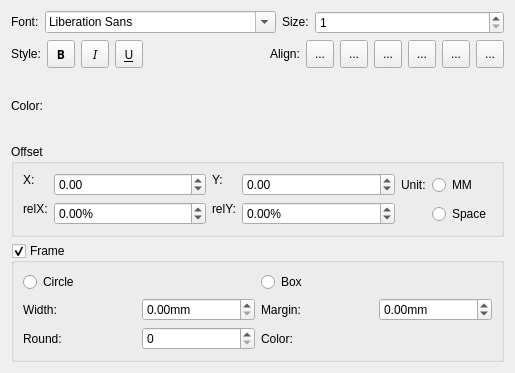
<?xml version="1.0" encoding="UTF-8"?>
<ui version="4.0">
 <class>TextPropertiesBase</class>
 <widget class="QWidget" name="TextPropertiesBase">
  <property name="geometry">
   <rect>
    <x>0</x>
    <y>0</y>
    <width>515</width>
    <height>373</height>
   </rect>
  </property>
  <property name="windowTitle">
   <string>Form</string>
  </property>
  <layout class="QVBoxLayout" name="verticalLayout_3">
   <item>
    <layout class="QHBoxLayout" name="horizontalLayout_6">
     <item>
      <widget class="QLabel" name="label_25">
       <property name="sizePolicy">
        <sizepolicy hsizetype="Fixed" vsizetype="Fixed">
         <horstretch>0</horstretch>
         <verstretch>0</verstretch>
        </sizepolicy>
       </property>
       <property name="text">
        <string>Font:</string>
       </property>
      </widget>
     </item>
     <item>
      <widget class="QFontComboBox" name="fontSelect">
       <property name="toolTip">
        <string>font face</string>
       </property>
      </widget>
     </item>
     <item>
      <widget class="QLabel" name="label_26">
       <property name="sizePolicy">
        <sizepolicy hsizetype="Fixed" vsizetype="Fixed">
         <horstretch>0</horstretch>
         <verstretch>0</verstretch>
        </sizepolicy>
       </property>
       <property name="text">
        <string>Size:</string>
       </property>
      </widget>
     </item>
     <item>
      <widget class="QSpinBox" name="fontSize">
       <property name="toolTip">
        <string>font point size</string>
       </property>
       <property name="minimum">
        <number>1</number>
       </property>
       <property name="maximum">
        <number>1000</number>
       </property>
       <property name="value">
        <number>1</number>
       </property>
      </widget>
     </item>
    </layout>
   </item>
   <item>
    <layout class="QHBoxLayout" name="_3">
     <property name="spacing">
      <number>6</number>
     </property>
     <property name="margin">
      <number>0</number>
     </property>
     <item>
      <widget class="QLabel" name="label_2_3">
       <property name="text">
        <string>Style:</string>
       </property>
       <property name="textFormat">
        <enum>Qt::PlainText</enum>
       </property>
      </widget>
     </item>
     <item>
      <widget class="QToolButton" name="fontBold">
       <property name="minimumSize">
        <size>
         <width>28</width>
         <height>28</height>
        </size>
       </property>
       <property name="font">
        <font>
         <family>Sans Serif</family>
         <pointsize>9</pointsize>
         <weight>75</weight>
         <italic>false</italic>
         <bold>true</bold>
         <underline>false</underline>
         <strikeout>false</strikeout>
        </font>
       </property>
       <property name="toolTip">
        <string>bold</string>
       </property>
       <property name="text">
        <string>B</string>
       </property>
       <property name="checkable">
        <bool>true</bool>
       </property>
      </widget>
     </item>
     <item>
      <widget class="QToolButton" name="fontItalic">
       <property name="sizePolicy">
        <sizepolicy hsizetype="Fixed" vsizetype="Fixed">
         <horstretch>0</horstretch>
         <verstretch>0</verstretch>
        </sizepolicy>
       </property>
       <property name="minimumSize">
        <size>
         <width>28</width>
         <height>28</height>
        </size>
       </property>
       <property name="font">
        <font>
         <family>Sans Serif</family>
         <pointsize>9</pointsize>
         <weight>50</weight>
         <italic>true</italic>
         <bold>false</bold>
         <underline>false</underline>
         <strikeout>false</strikeout>
        </font>
       </property>
       <property name="toolTip">
        <string>italic</string>
       </property>
       <property name="text">
        <string>I</string>
       </property>
       <property name="checkable">
        <bool>true</bool>
       </property>
      </widget>
     </item>
     <item>
      <widget class="QToolButton" name="fontUnderline">
       <property name="minimumSize">
        <size>
         <width>28</width>
         <height>28</height>
        </size>
       </property>
       <property name="font">
        <font>
         <family>Sans Serif</family>
         <pointsize>9</pointsize>
         <weight>50</weight>
         <italic>false</italic>
         <bold>false</bold>
         <underline>true</underline>
         <strikeout>false</strikeout>
        </font>
       </property>
       <property name="toolTip">
        <string>underline</string>
       </property>
       <property name="text">
        <string>U</string>
       </property>
       <property name="checkable">
        <bool>true</bool>
       </property>
      </widget>
     </item>
     <item>
      <spacer>
       <property name="orientation">
        <enum>Qt::Horizontal</enum>
       </property>
       <property name="sizeHint" stdset="0">
        <size>
         <width>40</width>
         <height>20</height>
        </size>
       </property>
      </spacer>
     </item>
     <item>
      <widget class="QLabel" name="label_24">
       <property name="text">
        <string>Align:</string>
       </property>
      </widget>
     </item>
     <item>
      <widget class="QToolButton" name="alignLeft">
       <property name="sizePolicy">
        <sizepolicy hsizetype="Fixed" vsizetype="Fixed">
         <horstretch>0</horstretch>
         <verstretch>0</verstretch>
        </sizepolicy>
       </property>
       <property name="minimumSize">
        <size>
         <width>28</width>
         <height>28</height>
        </size>
       </property>
       <property name="toolTip">
        <string>align left edge of text to reference point</string>
       </property>
       <property name="text">
        <string>...</string>
       </property>
       <property name="icon">
        <iconset resource="mscore.qrc">
         <normaloff>:/data/text_left.svg</normaloff>:/data/text_left.svg</iconset>
       </property>
       <property name="checkable">
        <bool>true</bool>
       </property>
      </widget>
     </item>
     <item>
      <widget class="QToolButton" name="alignHCenter">
       <property name="minimumSize">
        <size>
         <width>28</width>
         <height>28</height>
        </size>
       </property>
       <property name="toolTip">
        <string>center text on reference point</string>
       </property>
       <property name="text">
        <string>...</string>
       </property>
       <property name="icon">
        <iconset resource="mscore.qrc">
         <normaloff>:/data/text_center.svg</normaloff>:/data/text_center.svg</iconset>
       </property>
       <property name="checkable">
        <bool>true</bool>
       </property>
      </widget>
     </item>
     <item>
      <widget class="QToolButton" name="alignRight">
       <property name="minimumSize">
        <size>
         <width>28</width>
         <height>28</height>
        </size>
       </property>
       <property name="toolTip">
        <string>align right edge of text to reference point</string>
       </property>
       <property name="text">
        <string>...</string>
       </property>
       <property name="icon">
        <iconset resource="mscore.qrc">
         <normaloff>:/data/text_right.svg</normaloff>:/data/text_right.svg</iconset>
       </property>
       <property name="checkable">
        <bool>true</bool>
       </property>
      </widget>
     </item>
     <item>
      <widget class="QToolButton" name="alignTop">
       <property name="minimumSize">
        <size>
         <width>28</width>
         <height>28</height>
        </size>
       </property>
       <property name="toolTip">
        <string>align top edge of text to reference point</string>
       </property>
       <property name="text">
        <string>...</string>
       </property>
       <property name="icon">
        <iconset resource="mscore.qrc">
         <normaloff>:/data/text_top.svg</normaloff>:/data/text_top.svg</iconset>
       </property>
       <property name="checkable">
        <bool>true</bool>
       </property>
      </widget>
     </item>
     <item>
      <widget class="QToolButton" name="alignVCenter">
       <property name="minimumSize">
        <size>
         <width>28</width>
         <height>28</height>
        </size>
       </property>
       <property name="toolTip">
        <string>center text vertical to reference point</string>
       </property>
       <property name="text">
        <string>...</string>
       </property>
       <property name="icon">
        <iconset resource="mscore.qrc">
         <normaloff>:/data/text_vcenter.svg</normaloff>:/data/text_vcenter.svg</iconset>
       </property>
       <property name="checkable">
        <bool>true</bool>
       </property>
      </widget>
     </item>
     <item>
      <widget class="QToolButton" name="alignBottom">
       <property name="minimumSize">
        <size>
         <width>28</width>
         <height>28</height>
        </size>
       </property>
       <property name="toolTip">
        <string>align bottom edge of text to reference point</string>
       </property>
       <property name="text">
        <string>...</string>
       </property>
       <property name="icon">
        <iconset resource="mscore.qrc">
         <normaloff>:/data/text_bottom.svg</normaloff>:/data/text_bottom.svg</iconset>
       </property>
       <property name="checkable">
        <bool>true</bool>
       </property>
      </widget>
     </item>
    </layout>
   </item>
   <item>
    <layout class="QHBoxLayout" name="horizontalLayout_5">
     <item>
      <widget class="QLabel" name="label_23">
       <property name="sizePolicy">
        <sizepolicy hsizetype="Fixed" vsizetype="Fixed">
         <horstretch>0</horstretch>
         <verstretch>0</verstretch>
        </sizepolicy>
       </property>
       <property name="text">
        <string>Color:</string>
       </property>
      </widget>
     </item>
     <item>
      <widget class="Awl::ColorLabel" name="color">
       <property name="minimumSize">
        <size>
         <width>40</width>
         <height>0</height>
        </size>
       </property>
       <property name="toolTip">
        <string>text color</string>
       </property>
      </widget>
     </item>
     <item>
      <spacer name="horizontalSpacer_2">
       <property name="orientation">
        <enum>Qt::Horizontal</enum>
       </property>
       <property name="sizeHint" stdset="0">
        <size>
         <width>40</width>
         <height>20</height>
        </size>
       </property>
      </spacer>
     </item>
    </layout>
   </item>
   <item>
    <widget class="QGroupBox" name="groupBox">
     <property name="title">
      <string>Offset</string>
     </property>
     <property name="flat">
      <bool>true</bool>
     </property>
     <layout class="QGridLayout" name="gridLayout_4">
      <property name="topMargin">
       <number>9</number>
      </property>
      <item row="0" column="0" rowspan="2">
       <layout class="QFormLayout" name="formLayout_3">
        <item row="0" column="0">
         <widget class="QLabel" name="label_18">
          <property name="sizePolicy">
           <sizepolicy hsizetype="Fixed" vsizetype="Fixed">
            <horstretch>0</horstretch>
            <verstretch>0</verstretch>
           </sizepolicy>
          </property>
          <property name="text">
           <string extracomment="coordinate">X:</string>
          </property>
         </widget>
        </item>
        <item row="0" column="1">
         <widget class="QDoubleSpinBox" name="xOffset">
          <property name="toolTip">
           <string>horizontal offset to reference point</string>
          </property>
          <property name="minimum">
           <double>-1000.000000000000000</double>
          </property>
          <property name="maximum">
           <double>999.990000000000009</double>
          </property>
         </widget>
        </item>
        <item row="1" column="0">
         <widget class="QLabel" name="label_19">
          <property name="sizePolicy">
           <sizepolicy hsizetype="Fixed" vsizetype="Fixed">
            <horstretch>0</horstretch>
            <verstretch>0</verstretch>
           </sizepolicy>
          </property>
          <property name="text">
           <string>relX:</string>
          </property>
         </widget>
        </item>
        <item row="1" column="1">
         <widget class="QDoubleSpinBox" name="rxOffset">
          <property name="toolTip">
           <string>reference point offset in percent of parent width</string>
          </property>
          <property name="suffix">
           <string>%</string>
          </property>
          <property name="minimum">
           <double>-1000.000000000000000</double>
          </property>
          <property name="maximum">
           <double>999.990000000000009</double>
          </property>
         </widget>
        </item>
       </layout>
      </item>
      <item row="0" column="1" rowspan="2">
       <layout class="QFormLayout" name="formLayout_4">
        <item row="0" column="0">
         <widget class="QLabel" name="label_20">
          <property name="sizePolicy">
           <sizepolicy hsizetype="Fixed" vsizetype="Fixed">
            <horstretch>0</horstretch>
            <verstretch>0</verstretch>
           </sizepolicy>
          </property>
          <property name="text">
           <string extracomment="coordinate">Y:</string>
          </property>
         </widget>
        </item>
        <item row="0" column="1">
         <widget class="QDoubleSpinBox" name="yOffset">
          <property name="toolTip">
           <string>vertical offset to reference point</string>
          </property>
          <property name="minimum">
           <double>-1000.000000000000000</double>
          </property>
          <property name="maximum">
           <double>999.990000000000009</double>
          </property>
         </widget>
        </item>
        <item row="1" column="0">
         <widget class="QLabel" name="label_21">
          <property name="sizePolicy">
           <sizepolicy hsizetype="Fixed" vsizetype="Fixed">
            <horstretch>0</horstretch>
            <verstretch>0</verstretch>
           </sizepolicy>
          </property>
          <property name="text">
           <string>relY:</string>
          </property>
         </widget>
        </item>
        <item row="1" column="1">
         <widget class="QDoubleSpinBox" name="ryOffset">
          <property name="toolTip">
           <string>reference point offset in percent of parent height</string>
          </property>
          <property name="suffix">
           <string>%</string>
          </property>
          <property name="minimum">
           <double>-1000.000000000000000</double>
          </property>
          <property name="maximum">
           <double>999.990000000000009</double>
          </property>
         </widget>
        </item>
       </layout>
      </item>
      <item row="0" column="2">
       <widget class="QLabel" name="label_22">
        <property name="sizePolicy">
         <sizepolicy hsizetype="Fixed" vsizetype="Fixed">
          <horstretch>0</horstretch>
          <verstretch>0</verstretch>
         </sizepolicy>
        </property>
        <property name="text">
         <string>Unit:</string>
        </property>
       </widget>
      </item>
      <item row="0" column="3">
       <widget class="QRadioButton" name="mmUnit">
        <property name="sizePolicy">
         <sizepolicy hsizetype="Fixed" vsizetype="Fixed">
          <horstretch>0</horstretch>
          <verstretch>0</verstretch>
         </sizepolicy>
        </property>
        <property name="toolTip">
         <string>offset is absolute</string>
        </property>
        <property name="text">
         <string>MM</string>
        </property>
       </widget>
      </item>
      <item row="1" column="3">
       <widget class="QRadioButton" name="spatiumUnit">
        <property name="toolTip">
         <string>offset in Space units</string>
        </property>
        <property name="text">
         <string>Space</string>
        </property>
       </widget>
      </item>
     </layout>
    </widget>
   </item>
   <item>
    <widget class="QGroupBox" name="frame">
     <property name="toolTip">
      <string>enable text frame</string>
     </property>
     <property name="title">
      <string>Frame</string>
     </property>
     <property name="flat">
      <bool>true</bool>
     </property>
     <property name="checkable">
      <bool>true</bool>
     </property>
     <layout class="QVBoxLayout" name="verticalLayout_2">
      <item>
       <layout class="QHBoxLayout" name="horizontalLayout_4">
        <item>
         <widget class="QRadioButton" name="circleButton">
          <property name="toolTip">
           <string>draw circled frame</string>
          </property>
          <property name="text">
           <string>Circle</string>
          </property>
         </widget>
        </item>
        <item>
         <widget class="QRadioButton" name="boxButton">
          <property name="toolTip">
           <string>draw boxed frame</string>
          </property>
          <property name="text">
           <string>Box</string>
          </property>
         </widget>
        </item>
       </layout>
      </item>
      <item>
       <layout class="QGridLayout" name="gridLayout_3">
        <item row="0" column="0">
         <widget class="QLabel" name="label_14">
          <property name="text">
           <string>Width:</string>
          </property>
         </widget>
        </item>
        <item row="0" column="1">
         <widget class="QDoubleSpinBox" name="frameWidth">
          <property name="toolTip">
           <string>frame line width</string>
          </property>
          <property name="suffix">
           <string>mm</string>
          </property>
          <property name="maximum">
           <double>999.990000000000009</double>
          </property>
         </widget>
        </item>
        <item row="0" column="2">
         <widget class="QLabel" name="label_15">
          <property name="text">
           <string>Margin:</string>
          </property>
         </widget>
        </item>
        <item row="0" column="3">
         <widget class="QDoubleSpinBox" name="paddingWidth">
          <property name="toolTip">
           <string>frame inner margin</string>
          </property>
          <property name="suffix">
           <string>mm</string>
          </property>
          <property name="minimum">
           <double>-999.000000000000000</double>
          </property>
          <property name="maximum">
           <double>999.990000000000009</double>
          </property>
         </widget>
        </item>
        <item row="1" column="0">
         <widget class="QLabel" name="label_16">
          <property name="text">
           <string>Round:</string>
          </property>
         </widget>
        </item>
        <item row="1" column="1">
         <widget class="QSpinBox" name="frameRound">
          <property name="toolTip">
           <string>corner round</string>
          </property>
         </widget>
        </item>
        <item row="1" column="2">
         <widget class="QLabel" name="label_17">
          <property name="text">
           <string>Color:</string>
          </property>
         </widget>
        </item>
        <item row="1" column="3">
         <widget class="Awl::ColorLabel" name="frameColor">
          <property name="toolTip">
           <string>frame color</string>
          </property>
         </widget>
        </item>
       </layout>
      </item>
     </layout>
    </widget>
   </item>
  </layout>
  <zorder>frame</zorder>
  <zorder>groupBox</zorder>
 </widget>
 <customwidgets>
  <customwidget>
   <class>Awl::ColorLabel</class>
   <extends>QFrame</extends>
   <header>awl/colorlabel.h</header>
   <container>1</container>
  </customwidget>
 </customwidgets>
 <resources>
  <include location="mscore.qrc"/>
 </resources>
 <connections/>
</ui>
